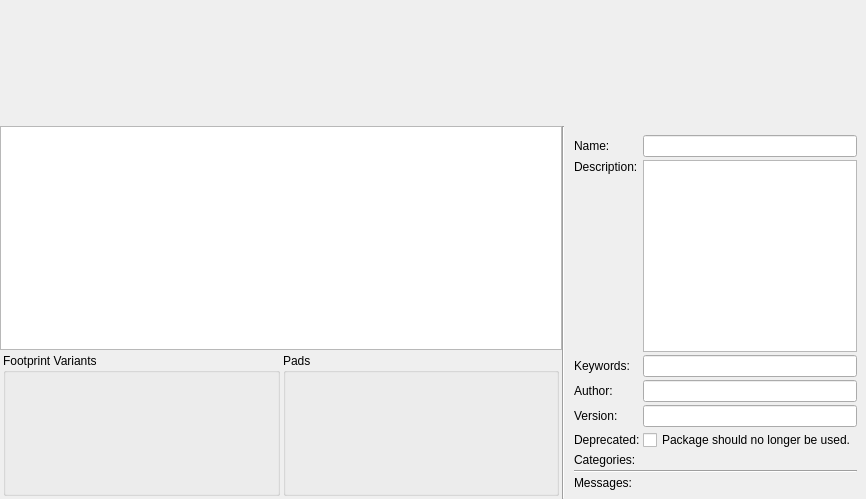
<?xml version="1.0" encoding="UTF-8"?>
<ui version="4.0">
 <class>librepcb::editor::PackageEditorWidget</class>
 <widget class="QWidget" name="librepcb::editor::PackageEditorWidget">
  <property name="geometry">
   <rect>
    <x>0</x>
    <y>0</y>
    <width>866</width>
    <height>499</height>
   </rect>
  </property>
  <property name="windowTitle">
   <string>Form</string>
  </property>
  <layout class="QVBoxLayout" name="verticalLayout_4" stretch="0,1">
   <property name="spacing">
    <number>0</number>
   </property>
   <property name="leftMargin">
    <number>0</number>
   </property>
   <property name="topMargin">
    <number>0</number>
   </property>
   <property name="rightMargin">
    <number>0</number>
   </property>
   <property name="bottomMargin">
    <number>0</number>
   </property>
   <item>
    <widget class="QWidget" name="interfaceBrokenWarningWidget" native="true">
     <property name="minimumSize">
      <size>
       <width>0</width>
       <height>20</height>
      </size>
     </property>
    </widget>
  </item>
  <item>
    <widget class="QWidget" name="errorNotificationWidget" native="true">
     <property name="minimumSize">
      <size>
       <width>0</width>
       <height>20</height>
      </size>
     </property>
    </widget>
   </item>
   <item>
    <layout class="QHBoxLayout" name="horizontalLayout" stretch="2,0,1">
     <property name="spacing">
      <number>0</number>
     </property>
     <item>
      <layout class="QVBoxLayout" name="verticalLayout_3" stretch="3,2">
       <property name="spacing">
        <number>0</number>
       </property>
       <item>
        <widget class="librepcb::editor::GraphicsView" name="graphicsView"/>
       </item>
       <item>
        <layout class="QHBoxLayout" name="horizontalLayout_3">
         <property name="spacing">
          <number>3</number>
         </property>
         <property name="leftMargin">
          <number>3</number>
         </property>
         <property name="topMargin">
          <number>3</number>
         </property>
         <property name="rightMargin">
          <number>3</number>
         </property>
         <property name="bottomMargin">
          <number>3</number>
         </property>
         <item>
          <widget class="QGroupBox" name="groupBox_2">
           <property name="title">
            <string>Footprint Variants</string>
           </property>
           <layout class="QVBoxLayout" name="verticalLayout_2">
            <property name="leftMargin">
             <number>3</number>
            </property>
            <property name="topMargin">
             <number>6</number>
            </property>
            <property name="rightMargin">
             <number>3</number>
            </property>
            <property name="bottomMargin">
             <number>3</number>
            </property>
            <item>
             <widget class="librepcb::editor::FootprintListEditorWidget" name="footprintEditorWidget" native="true"/>
            </item>
           </layout>
          </widget>
         </item>
         <item>
          <widget class="QGroupBox" name="groupBox">
           <property name="title">
            <string>Pads</string>
           </property>
           <layout class="QVBoxLayout" name="verticalLayout">
            <property name="leftMargin">
             <number>3</number>
            </property>
            <property name="topMargin">
             <number>6</number>
            </property>
            <property name="rightMargin">
             <number>3</number>
            </property>
            <property name="bottomMargin">
             <number>3</number>
            </property>
            <item>
             <widget class="librepcb::editor::PackagePadListEditorWidget" name="padListEditorWidget" native="true"/>
            </item>
           </layout>
          </widget>
         </item>
        </layout>
       </item>
      </layout>
     </item>
     <item>
      <widget class="Line" name="line">
       <property name="orientation">
        <enum>Qt::Vertical</enum>
       </property>
      </widget>
     </item>
     <item>
      <layout class="QFormLayout" name="formLayout">
       <property name="horizontalSpacing">
        <number>3</number>
       </property>
       <property name="verticalSpacing">
        <number>3</number>
       </property>
       <property name="leftMargin">
        <number>9</number>
       </property>
       <property name="topMargin">
        <number>9</number>
       </property>
       <property name="rightMargin">
        <number>9</number>
       </property>
       <property name="bottomMargin">
        <number>9</number>
       </property>
       <item row="0" column="0">
        <widget class="QLabel" name="label_4">
         <property name="text">
          <string>Name:</string>
         </property>
        </widget>
       </item>
       <item row="0" column="1">
        <widget class="QLineEdit" name="edtName">
         <property name="maxLength">
          <number>50</number>
         </property>
        </widget>
       </item>
       <item row="1" column="0">
        <widget class="QLabel" name="label_5">
         <property name="text">
          <string>Description:</string>
         </property>
         <property name="alignment">
          <set>Qt::AlignLeading|Qt::AlignLeft|Qt::AlignTop</set>
         </property>
        </widget>
       </item>
       <item row="1" column="1">
        <widget class="librepcb::editor::PlainTextEdit" name="edtDescription">
         <property name="tabChangesFocus">
          <bool>true</bool>
         </property>
        </widget>
       </item>
       <item row="2" column="0">
        <widget class="QLabel" name="label_6">
         <property name="text">
          <string>Keywords:</string>
         </property>
        </widget>
       </item>
       <item row="2" column="1">
        <widget class="QLineEdit" name="edtKeywords">
         <property name="maxLength">
          <number>100</number>
         </property>
        </widget>
       </item>
       <item row="3" column="0">
        <widget class="QLabel" name="label_7">
         <property name="text">
          <string>Author:</string>
         </property>
        </widget>
       </item>
       <item row="3" column="1">
        <widget class="QLineEdit" name="edtAuthor">
         <property name="maxLength">
          <number>100</number>
         </property>
        </widget>
       </item>
       <item row="4" column="0">
        <widget class="QLabel" name="label_8">
         <property name="text">
          <string>Version:</string>
         </property>
        </widget>
       </item>
       <item row="4" column="1">
        <widget class="QLineEdit" name="edtVersion">
         <property name="maxLength">
          <number>100</number>
         </property>
        </widget>
       </item>
       <item row="5" column="0">
        <widget class="QLabel" name="label_10">
         <property name="text">
          <string>Deprecated:</string>
         </property>
        </widget>
       </item>
       <item row="5" column="1">
        <widget class="QCheckBox" name="cbxDeprecated">
         <property name="text">
          <string>Package should no longer be used.</string>
         </property>
        </widget>
       </item>
       <item row="6" column="0">
        <widget class="QLabel" name="lblCategories">
         <property name="text">
          <string>Categories:</string>
         </property>
         <property name="alignment">
          <set>Qt::AlignLeading|Qt::AlignLeft|Qt::AlignTop</set>
         </property>
        </widget>
       </item>
       <item row="8" column="0">
        <widget class="QLabel" name="label">
         <property name="text">
          <string>Messages:</string>
         </property>
         <property name="alignment">
          <set>Qt::AlignLeading|Qt::AlignLeft|Qt::AlignTop</set>
         </property>
        </widget>
       </item>
       <item row="7" column="0" colspan="2">
        <widget class="Line" name="line_2">
         <property name="orientation">
          <enum>Qt::Horizontal</enum>
         </property>
        </widget>
       </item>
       <item row="8" column="1">
        <widget class="librepcb::editor::LibraryElementCheckListWidget" name="lstMessages" native="true">
         <property name="sizePolicy">
          <sizepolicy hsizetype="Preferred" vsizetype="Expanding">
           <horstretch>0</horstretch>
           <verstretch>1</verstretch>
          </sizepolicy>
         </property>
        </widget>
       </item>
      </layout>
     </item>
    </layout>
   </item>
  </layout>
 </widget>
 <customwidgets>
  <customwidget>
   <class>librepcb::editor::PlainTextEdit</class>
   <extends>QPlainTextEdit</extends>
   <header location="global">librepcb/editor/widgets/plaintextedit.h</header>
  </customwidget>
  <customwidget>
   <class>librepcb::editor::GraphicsView</class>
   <extends>QGraphicsView</extends>
   <header location="global">librepcb/editor/widgets/graphicsview.h</header>
  </customwidget>
  <customwidget>
   <class>librepcb::editor::LibraryElementCheckListWidget</class>
   <extends>QWidget</extends>
   <header location="global">librepcb/editor/library/libraryelementchecklistwidget.h</header>
   <container>1</container>
  </customwidget>
  <customwidget>
   <class>librepcb::editor::PackagePadListEditorWidget</class>
   <extends>QWidget</extends>
   <header location="global">librepcb/editor/library/pkg/packagepadlisteditorwidget.h</header>
   <container>1</container>
  </customwidget>
  <customwidget>
   <class>librepcb::editor::FootprintListEditorWidget</class>
   <extends>QWidget</extends>
   <header location="global">librepcb/editor/library/pkg/footprintlisteditorwidget.h</header>
   <container>1</container>
  </customwidget>
 </customwidgets>
 <resources/>
 <connections/>
</ui>
